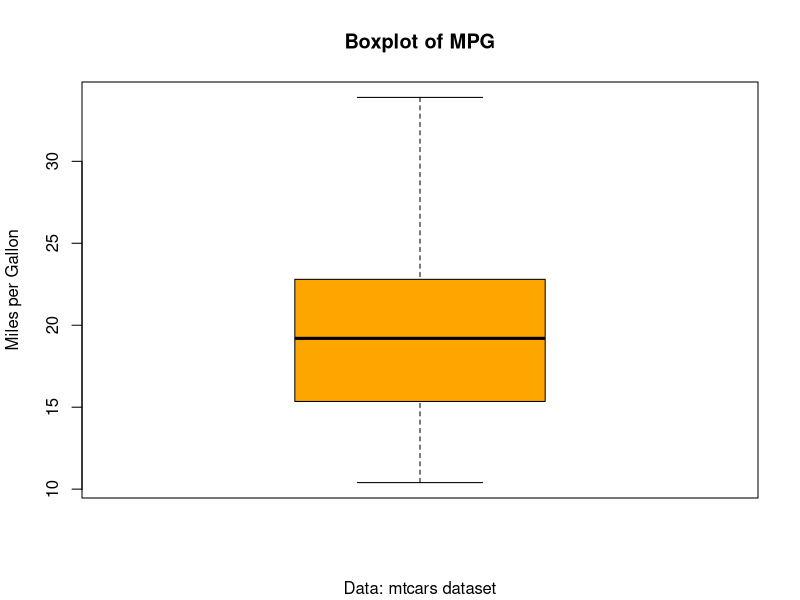

R code for this plot:
# Step 1: Generate boxplot for MPG
boxplot(mtcars$mpg,                           # Data: Miles per Gallon
  main      = "Boxplot of MPG",               # Plot title
  sub       = "Data: mtcars dataset",         # Subtitle
  ylab      = "Miles per Gallon",             # Y-axis label
  col       = "orange",                     # Box fill color
  border    = "black",                      # Border color
  notch     = FALSE,                          # No notch
  outline   = TRUE,                           # Show outliers
  horiz     = FALSE                           # Vertical orientation
)
